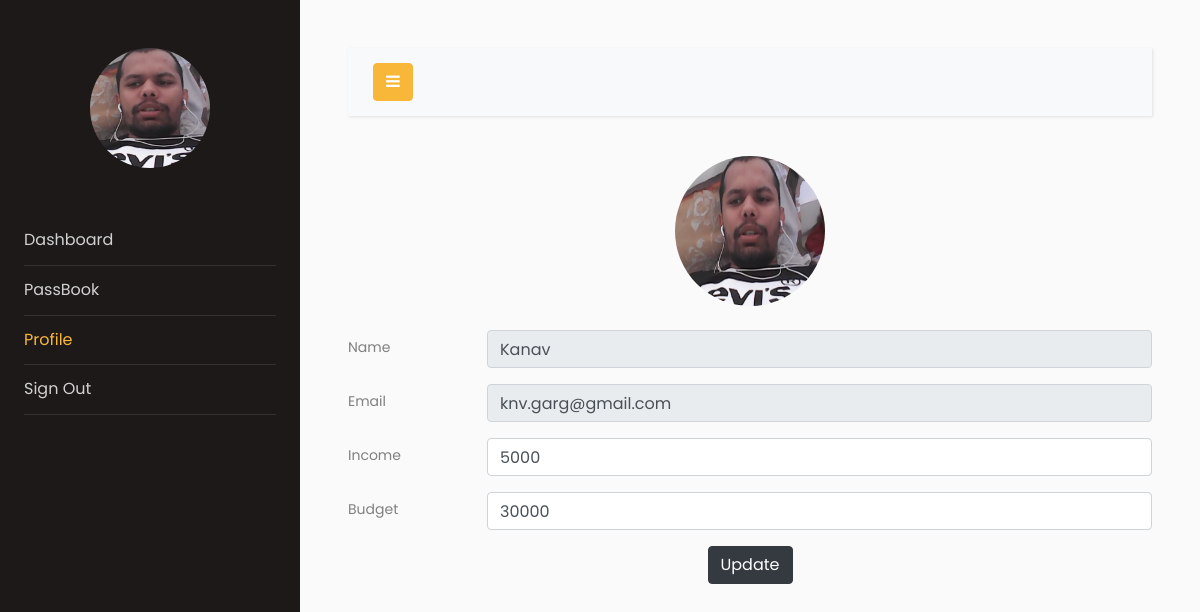
The page /profile (signed in) on the database as committed earlier.
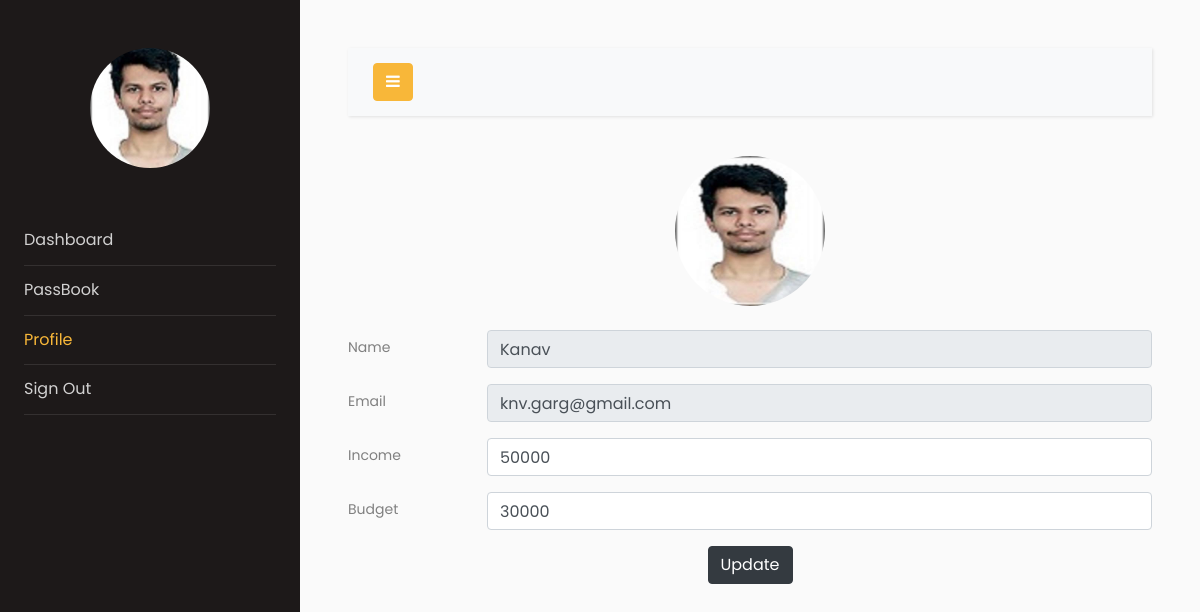
The same page on the database as committed later.
### models.py (models this page shows, shortened)
class Users(db.Model, UserMixin):
    __tablename__ = "users"
    id = db.Column(db.Integer, primary_key=True)
    email = db.Column(db.String(64), unique=True, index=True)
    name = db.Column(db.String(64))
    pasword_hash = db.Column(db.String(128))
    income = db.Column(db.Integer)
    budget = db.Column(db.Integer)
    profile_image = db.Column(db.String(128), nullable=False, default='default_profile.png')
    trans = db.relationship('Transactions', backref='User', lazy='dynamic')

### app.py (the view)
@app.route("/profile", methods=["GET", "POST"])
@login_required
def profile():
    form = profiles()
    if form.validate_on_submit():
        print("in if")
        if form.image.data:
            print("image added")
            username = current_user.id
            image_data = current_user.profile_image
            print(image_data)
            current_user.profile_image = "default_profile.jpeg"
            db.session.commit()
            pic = add_profile_pic(form.image.data, username, image_data)
            current_user.profile_image = pic
        current_user.budget = form.budget.data
        current_user.income = form.income.data
        db.session.commit()
        print("User Account Updated")
        return redirect(url_for("profile"))
    elif request.method == "GET":
        form.name.data = current_user.name
        form.email.data = current_user.email
        form.budget.data = current_user.budget
        form.income.data = current_user.income
        form.image.data = current_user.profile_image
    profile_image = url_for(
        "static", filename="profile_pics/" + current_user.profile_image
    )
    return render_template("profile.html", proForm=form, profile_image=profile_image)

### forms.py
class profiles(FlaskForm):
    name = StringField('Name')
    email = StringField('Email')
    image = FileField('Update Image', validators=[
                      FileAllowed(['jpg', 'png', 'jpeg'])])
    budget = IntegerField('Monthly Budget', validators=[DataRequired()])
    income = IntegerField('Monthly Income', validators=[DataRequired()])
    submit = SubmitField('Update')

### models.py (called while the page is built)
@login_manager.user_loader
def load_user(user_id):
    return Users.query.get(user_id)

### templates/profile.html (shortened to what this page needs)
<!doctype html>
<html lang="en">
<head>
    <link rel="stylesheet" href="https://stackpath.bootstrapcdn.com/font-awesome/4.7.0/css/font-awesome.min.css">
    <link rel="stylesheet" href="{{ url_for('static', filename='css1/style.css') }}">
</head>
<body>
    <div class="wrapper d-flex align-items-stretch">
        <nav id="sidebar">
            <div class="p-4 pt-5">
                <a href="#" class="img logo rounded-circle mb-5" style="background-image: url({{url_for('static',filename='profile_pics/'+current_user.profile_image)}});"></a>
                <ul class="list-unstyled components mb-5">
                    <li>
                        <a href="{{url_for('dashboard')}}">Dashboard</a>
                    </li>
                    <li >
                        <a href="{{url_for('passbook')}}">PassBook</a>
                    </li>
                    <li class="active">
                        <a href="{{url_for('profile')}}">Profile</a>
                    </li>
                    <li>
                        <a href="{{url_for('logout')}}">Sign Out</a>
                    </li>
                </ul>
            </div>
        </nav>
        <div id="content" class="p-4 p-md-5">
            <nav class="navbar navbar-expand-lg navbar-light bg-light">
                <div class="container-fluid">
                    <button type="button" id="sidebarCollapse" class="btn btn-primary">
                        <i class="fa fa-bars"></i>
                    </button>
                </div>
            </nav>
            <form method="POST" enctype="multipart/form-data">
                <div class="form-group row" >
                    <div  style="margin: 0 auto 0" >
                        <label for="file-input">
                           <img class="rounded-circle" height="150px" width="150px" src="{{url_for('static',filename='profile_pics/'+current_user.profile_image)}}" />
                        </label>
                    </div>
                </div>
                <div class="form-group row">
                    <label for="staticEmail" class="col-sm-2 col-form-label">Name</label>
                    <div class="col-sm-10">
                        {{proForm.name(class='form-control',disabled=True)}}
                    </div>
                </div>
                <div class="form-group row">
                    <label for="staticEmail" class="col-sm-2 col-form-label">Email</label>
                    <div class="col-sm-10">
                        {{proForm.email(class="form-control", disabled=True)}}
                    </div>
                </div>
                <div class="form-group row">
                    <label for="inputPassword" class="col-sm-2 col-form-label">Income</label>
                    <div class="col-sm-10">
                        {{proForm.income(class='form-control')}}
                    </div>
                </div>
                <div class="form-group row">
                    <label for="inputPassword" class="col-sm-2 col-form-label">Budget</label>
                    <div class="col-sm-10">
                        {{proForm.budget(class='form-control')}}
                    </div>
                </div>
                <div class="form-group row">
                    <div style="margin:0 auto 0">
                        {{proForm.submit(class='btn btn-dark')}}
                    </div>
                </div>
            </form>
        </div>
    </div>
</body>
</html>

Rows that differ between the two databases and show on the page:
changed Users "Kanav": profile_image: a different picture; income "5000" → "50000"
